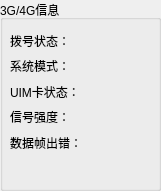
  <widget class="QGroupBox" name="groupBox_3">
   <property name="geometry">
    <rect>
     <x>470</x>
     <y>70</y>
     <width>161</width>
     <height>191</height>
    </rect>
   </property>
   <property name="title">
    <string>3G/4G信息</string>
   </property>
   <widget class="QWidget" name="layoutWidget">
    <property name="geometry">
     <rect>
      <x>10</x>
      <y>31</y>
      <width>141</width>
      <height>121</height>
     </rect>
    </property>
    <layout class="QGridLayout" name="gridLayout_3">
     <item row="0" column="0">
      <widget class="QLabel" name="label_16">
       <property name="text">
        <string>拨号状态：</string>
       </property>
      </widget>
     </item>
     <item row="0" column="1">
      <widget class="QLabel" name="label_dialStat">
       <property name="styleSheet">
        <string notr="true">color: rgb(0, 0, 255);</string>
       </property>
       <property name="text">
        <string/>
       </property>
       <property name="alignment">
        <set>Qt::AlignRight|Qt::AlignTrailing|Qt::AlignVCenter</set>
       </property>
      </widget>
     </item>
     <item row="1" column="0">
      <widget class="QLabel" name="label_18">
       <property name="text">
        <string>系统模式：</string>
       </property>
      </widget>
     </item>
     <item row="1" column="1">
      <widget class="QLabel" name="label_systemMode">
       <property name="styleSheet">
        <string notr="true">color: rgb(0, 0, 255);</string>
       </property>
       <property name="text">
        <string/>
       </property>
       <property name="alignment">
        <set>Qt::AlignRight|Qt::AlignTrailing|Qt::AlignVCenter</set>
       </property>
      </widget>
     </item>
     <item row="2" column="0">
      <widget class="QLabel" name="label_20">
       <property name="text">
        <string>UIM卡状态：</string>
       </property>
      </widget>
     </item>
     <item row="2" column="1">
      <widget class="QLabel" name="label_uimCardStat">
       <property name="styleSheet">
        <string notr="true">color: rgb(0, 0, 255);</string>
       </property>
       <property name="text">
        <string/>
       </property>
       <property name="alignment">
        <set>Qt::AlignRight|Qt::AlignTrailing|Qt::AlignVCenter</set>
       </property>
      </widget>
     </item>
     <item row="3" column="0">
      <widget class="QLabel" name="label_22">
       <property name="text">
        <string>信号强度：</string>
       </property>
      </widget>
     </item>
     <item row="3" column="1">
      <widget class="QLabel" name="label_rssi">
       <property name="styleSheet">
        <string notr="true">color: rgb(0, 0, 255);</string>
       </property>
       <property name="text">
        <string/>
       </property>
       <property name="alignment">
        <set>Qt::AlignRight|Qt::AlignTrailing|Qt::AlignVCenter</set>
       </property>
      </widget>
     </item>
     <item row="4" column="0">
      <widget class="QLabel" name="label_29">
       <property name="text">
        <string>数据帧出错：</string>
       </property>
      </widget>
     </item>
     <item row="4" column="1">
      <widget class="QLabel" name="label_fer">
       <property name="styleSheet">
        <string notr="true">color: rgb(0, 0, 255);</string>
       </property>
       <property name="text">
        <string/>
       </property>
       <property name="alignment">
        <set>Qt::AlignRight|Qt::AlignTrailing|Qt::AlignVCenter</set>
       </property>
      </widget>
     </item>
    </layout>
   </widget>
  </widget>
